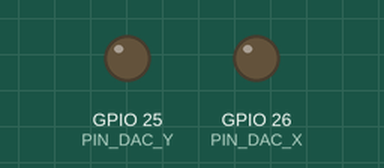
This sketch was run on a simulated ESP32. Parts: output pins drawn as LEDs (lit = HIGH). What the sketch prints to the serial monitor is not drawn.

Above: at 0.15 s.
Timing chart, 0 to 0.8 s (numbered marks = the images above):
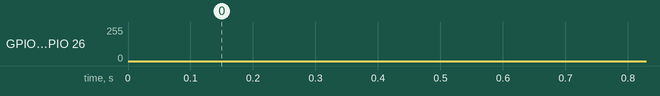

The sketch:

Text_DAC.ino
```cpp
// Text_DAC.ino
// Text als Vektorgrafik im X-Y-Betrieb (Strichschrift).
// ESP32 DevKit (ESP-WROOM-32), interne 8-Bit-DACs
//
//   D25 (GPIO25, DAC1) -> Fluke 199C Eingang A (vertikal,   Y)
//   D26 (GPIO26, DAC2) -> Fluke 199C Eingang B (horizontal, X)
//   GND                -> Masseklemme A und B
//
// Board in der Arduino IDE: "ESP32 Dev Module"

#include <Arduino.h>

// ---------------- Einstellungen ----------------
const char     TEXT[]       = "Hallo Joe"; // A-Z, a-z, 0-9, Leerzeichen und . - ! : / +
const uint32_t SAMPLE_US    = 100;   // Abtastintervall -> 10 kHz
const float    STEP         = 2.0f;  // Schrittweite je Abtastwert in DAC-Einheiten
const uint8_t  CORNER_DWELL = 2;     // zusaetzliche Abtastwerte je Eckpunkt
const float    MAX_SCALE    = 16.0f; // groesste Zeichengroesse (DAC-Einheiten je Rasterpunkt)
// -----------------------------------------------

const uint8_t PIN_DAC_Y = 25;
const uint8_t PIN_DAC_X = 26;

// ---------------- Strichschrift ----------------
// Raster je Zeichen: x = 0..4, y = 0..8
//   y = 2 Grundlinie, y = 6 Hoehe der Kleinbuchstaben, y = 8 Hoehe der Grossbuchstaben,
//   y = 0 Unterlaenge (g, j, p, q, y)
// Kodierung: je Punkt zwei Ziffern "xy", '|' = absetzen (Sprung zum naechsten Punkt)
const uint8_t GLYPH_W      = 4;
const uint8_t GLYPH_H      = 8;
const uint8_t CHAR_ADVANCE = 6;      // Zeichenbreite + Abstand

const char *const FONT_UPPER[26] = {
  "022842|1535",                        // A
  "02083847463505|3544433202",          // B
  "4738180703123243",                   // C
  "02082846442202",                     // D
  "42020848|0535",                      // E
  "020848|0535",                        // F
  "47381807031232434525",               // G
  "0208|4248|0545",                     // H
  "1232|2228|1838",                     // I
  "4843321203",                         // J
  "0208|480542",                        // K
  "080242",                             // L
  "0208254842",                         // M
  "02084248",                           // N
  "120307183847433212",                 // O
  "02083847463505",                     // P
  "120307183847433212|2442",            // Q
  "02083847463505|2542",                // R
  "473818070615354443321203",           // S
  "0848|2822",                          // T
  "080312324348",                       // U
  "082248",                             // V
  "0812253248",                         // W
  "0248|0842",                          // X
  "082548|2522",                        // Y
  "08480242",                           // Z
};

const char *const FONT_LOWER[26] = {
  "4642|4536160503123243",              // a
  "0802|0312324345361605",              // b
  "4536160503123243",                   // c
  "4842|4332120305163645",              // d
  "04444536160503123243",               // e
  "38281712|0636",                      // f
  "4332120305163645|4641301001",        // g
  "0802|0516364542",                    // h
  "2622|2828",                          // i
  "26211000|2828",                      // j
  "0802|460442",                        // k
  "2822",                               // l
  "0602|05162522|25364542",             // m
  "0602|0516364542",                    // n
  "120305163645433212",                 // o
  "0600|0516364543321203",              // p
  "4640|4536160503123243",              // q
  "0602|051636",                        // r
  "45361605143443321203",               // s
  "18132232|0636",                      // t
  "0603123243|4642",                    // u
  "062246",                             // v
  "0612243246",                         // w
  "0246|0642",                          // x
  "0622|46221000",                      // y
  "06460242",                           // z
};

const char *const FONT_DIGIT[10] = {
  "120307183847433212|0347",            // 0
  "162822|1232",                        // 1
  "07183847460242",                     // 2
  "07183847463525|354443321203",        // 3
  "32380444",                           // 4
  "480805354443321203",                 // 5
  "4738180703123243443505",             // 6
  "084822",                             // 7
  "15060718384746351504031232434435",   // 8
  "0312324347381807061545",             // 9
};

const char *glyphFor(char c) {
  if (c >= 'A' && c <= 'Z') return FONT_UPPER[c - 'A'];
  if (c >= 'a' && c <= 'z') return FONT_LOWER[c - 'a'];
  if (c >= '0' && c <= '9') return FONT_DIGIT[c - '0'];
  switch (c) {
    case '.': return "2222";
    case '-': return "0545";
    case '!': return "2824|2222";
    case ':': return "2525|2323";
    case '/': return "0248";
    case '+': return "0545|2327";
    default:  return nullptr;           // Leerzeichen und unbekannte Zeichen
  }
}

// ---------------- Pfad ----------------
struct Vertex {
  uint8_t x, y;
  bool    draw;   // true: Linie vom vorherigen Punkt hierher, false: Sprung
};

const size_t MAX_VERTS = 800;
Vertex verts[MAX_VERTS];
size_t vertCount = 0;

void buildPath() {
  const size_t n = strlen(TEXT);
  vertCount = 0;

  if (n > 0) {
    const float wUnits = (float)n * CHAR_ADVANCE - (CHAR_ADVANCE - GLYPH_W);
    float scale = 235.0f / wUnits;                         // nutzbarer Bereich 10..245
    if (scale > 235.0f / GLYPH_H) scale = 235.0f / GLYPH_H;
    if (scale > MAX_SCALE)        scale = MAX_SCALE;

    const float x0 = 127.5f - wUnits * scale / 2.0f;
    const float y0 = 127.5f - GLYPH_H * scale / 2.0f;

    for (size_t i = 0; i < n; i++) {
      const char *g = glyphFor(TEXT[i]);
      if (g == nullptr) continue;

      bool penUp = true;
      for (const char *p = g; p[0] != '\0'; ) {
        if (p[0] == '|') { penUp = true; p++; continue; }
        if (p[1] == '\0') break;
        const float gx = (float)(p[0] - '0');
        const float gy = (float)(p[1] - '0');
        p += 2;
        if (vertCount < MAX_VERTS) {
          verts[vertCount].x    = (uint8_t)lroundf(x0 + ((float)i * CHAR_ADVANCE + gx) * scale);
          verts[vertCount].y    = (uint8_t)lroundf(y0 + gy * scale);
          verts[vertCount].draw = !penUp;
          vertCount++;
        }
        penUp = false;
      }
    }
  }

  if (vertCount == 0) {                 // leerer Text: Punkt in der Bildmitte
    verts[0].x = 128; verts[0].y = 128; verts[0].draw = false;
    vertCount = 1;
  }
}

// ---------------- Ausgabe ----------------
size_t   seg     = 0;      // aktuelle Strecke: verts[seg] -> verts[(seg + 1) % vertCount]
int      stepIdx = 0;
int      stepCnt = 1;
float    posX = 0, posY = 0, dX = 0, dY = 0;
uint8_t  dwell   = 0;
uint32_t nextSample   = 0;
uint32_t frameSamples = 0;
bool     frameReported = false;

void startSegment() {
  const Vertex &p0 = verts[seg];
  const Vertex &p1 = verts[(seg + 1) % vertCount];
  const float lx = (float)p1.x - (float)p0.x;
  const float ly = (float)p1.y - (float)p0.y;

  if (p1.draw) {                        // Linie: in kleinen Schritten abfahren
    stepCnt = (int)lroundf(sqrtf(lx * lx + ly * ly) / STEP);
    if (stepCnt < 1) stepCnt = 1;
  } else {                              // Sprung: ein einziger Schritt
    stepCnt = 1;
  }

  dX = lx / stepCnt;
  dY = ly / stepCnt;
  posX = p0.x;
  posY = p0.y;
  stepIdx = 0;
  dwell = CORNER_DWELL;
}

void setup() {
  Serial.begin(115200);
  buildPath();
  startSegment();
  nextSample = micros();
}

void loop() {
  // auf den naechsten Abtastzeitpunkt warten
  while ((int32_t)(micros() - nextSample) < 0) { }
  nextSample += SAMPLE_US;

  dacWrite(PIN_DAC_Y, (uint8_t)lroundf(posY));
  dacWrite(PIN_DAC_X, (uint8_t)lroundf(posX));
  frameSamples++;

  if (dwell > 0) {                      // am Eckpunkt kurz verweilen
    dwell--;
    return;
  }

  posX += dX;
  posY += dY;
  if (++stepIdx >= stepCnt) {
    seg = (seg + 1) % vertCount;
    if (seg == 0) {                     // Bild komplett
      if (!frameReported) {
        Serial.printf("Bildzeit: %.1f ms\n", frameSamples * SAMPLE_US / 1000.0f);
        frameReported = true;
      }
      frameSamples = 0;
    }
    startSegment();
  }
}
```
